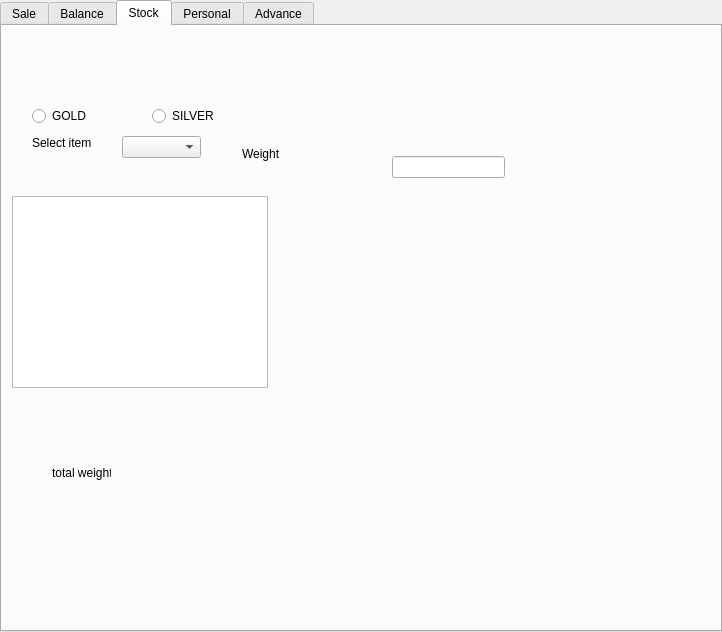
<?xml version="1.0" encoding="UTF-8"?>
<ui version="4.0">
 <class>TabWidget</class>
 <widget class="QTabWidget" name="TabWidget">
  <property name="geometry">
   <rect>
    <x>0</x>
    <y>0</y>
    <width>722</width>
    <height>632</height>
   </rect>
  </property>
  <property name="windowTitle">
   <string>TabWidget</string>
  </property>
  <property name="currentIndex">
   <number>2</number>
  </property>
  <widget class="QWidget" name="tab_2">
   <attribute name="title">
    <string>Sale</string>
   </attribute>
   <layout class="QGridLayout" name="gridLayout_3">
    <item row="2" column="1">
     <widget class="QGroupBox" name="groupBox">
      <property name="minimumSize">
       <size>
        <width>200</width>
        <height>0</height>
       </size>
      </property>
      <property name="maximumSize">
       <size>
        <width>250</width>
        <height>150</height>
       </size>
      </property>
      <property name="title">
       <string>Darab</string>
      </property>
      <layout class="QFormLayout" name="formLayout">
       <item row="0" column="0">
        <widget class="QRadioButton" name="radioButton">
         <property name="text">
          <string>Darab</string>
         </property>
        </widget>
       </item>
       <item row="2" column="0">
        <widget class="QLabel" name="label_5">
         <property name="text">
          <string>Darab RS</string>
         </property>
        </widget>
       </item>
       <item row="2" column="1">
        <widget class="QLineEdit" name="lineEdit_2"/>
       </item>
       <item row="3" column="0">
        <widget class="QLabel" name="label_6">
         <property name="text">
          <string>Remark</string>
         </property>
        </widget>
       </item>
       <item row="3" column="1">
        <widget class="QLineEdit" name="lineEdit_3"/>
       </item>
       <item row="1" column="0" colspan="2">
        <widget class="QRadioButton" name="radioButton_2">
         <property name="text">
          <string>w/o Darab</string>
         </property>
        </widget>
       </item>
      </layout>
     </widget>
    </item>
    <item row="0" column="0">
     <widget class="QGroupBox" name="gbSelectCustomer">
      <property name="minimumSize">
       <size>
        <width>0</width>
        <height>120</height>
       </size>
      </property>
      <property name="title">
       <string>Select Customer</string>
      </property>
      <layout class="QGridLayout" name="gridLayout_2">
       <item row="0" column="0">
        <widget class="QLabel" name="lVillage">
         <property name="maximumSize">
          <size>
           <width>50</width>
           <height>16777215</height>
          </size>
         </property>
         <property name="text">
          <string>Village</string>
         </property>
        </widget>
       </item>
       <item row="0" column="1">
        <widget class="QComboBox" name="cbVillage"/>
       </item>
       <item row="0" column="2">
        <widget class="QLabel" name="lName">
         <property name="maximumSize">
          <size>
           <width>50</width>
           <height>16777215</height>
          </size>
         </property>
         <property name="text">
          <string>Name</string>
         </property>
        </widget>
       </item>
       <item row="0" column="3">
        <widget class="QComboBox" name="cbName"/>
       </item>
       <item row="1" column="0">
        <widget class="QLabel" name="label_3">
         <property name="text">
          <string>Mobile No: </string>
         </property>
        </widget>
       </item>
      </layout>
     </widget>
    </item>
    <item row="3" column="1">
     <widget class="QGroupBox" name="groupBox_2">
      <property name="maximumSize">
       <size>
        <width>16777215</width>
        <height>200</height>
       </size>
      </property>
      <property name="title">
       <string>Payment</string>
      </property>
      <widget class="QLabel" name="label_7">
       <property name="geometry">
        <rect>
         <x>20</x>
         <y>50</y>
         <width>59</width>
         <height>14</height>
        </rect>
       </property>
       <property name="text">
        <string>TextLabel</string>
       </property>
      </widget>
      <widget class="QLabel" name="label_8">
       <property name="geometry">
        <rect>
         <x>20</x>
         <y>80</y>
         <width>59</width>
         <height>14</height>
        </rect>
       </property>
       <property name="text">
        <string>TextLabel</string>
       </property>
      </widget>
      <widget class="QLabel" name="label_9">
       <property name="geometry">
        <rect>
         <x>40</x>
         <y>110</y>
         <width>59</width>
         <height>14</height>
        </rect>
       </property>
       <property name="text">
        <string>TextLabel</string>
       </property>
      </widget>
     </widget>
    </item>
    <item row="0" column="1">
     <widget class="QPushButton" name="pbAddNewCustomer">
      <property name="text">
       <string>Add New Customer</string>
      </property>
     </widget>
    </item>
    <item row="1" column="0">
     <widget class="QGroupBox" name="groupBox_3">
      <property name="title">
       <string>Select Items</string>
      </property>
      <layout class="QGridLayout" name="gridLayout">
       <item row="5" column="2" colspan="3">
        <widget class="QLineEdit" name="lineEdit_6"/>
       </item>
       <item row="2" column="1" colspan="2">
        <widget class="QComboBox" name="comboBox">
         <property name="minimumSize">
          <size>
           <width>150</width>
           <height>0</height>
          </size>
         </property>
         <item>
          <property name="text">
           <string>SELECT ITEM</string>
          </property>
         </item>
        </widget>
       </item>
       <item row="2" column="3">
        <widget class="QLabel" name="label_11">
         <property name="text">
          <string>Weight</string>
         </property>
        </widget>
       </item>
       <item row="5" column="1">
        <widget class="QLabel" name="label_10">
         <property name="text">
          <string>Comment</string>
         </property>
        </widget>
       </item>
       <item row="2" column="4">
        <widget class="QLineEdit" name="lineEdit_5"/>
       </item>
       <item row="5" column="0">
        <widget class="QRadioButton" name="radioButton_4">
         <property name="text">
          <string>SILVER</string>
         </property>
        </widget>
       </item>
       <item row="2" column="0">
        <widget class="QRadioButton" name="radioButton_3">
         <property name="text">
          <string>GOLD</string>
         </property>
        </widget>
       </item>
      </layout>
     </widget>
    </item>
    <item row="2" column="0" rowspan="2">
     <widget class="QTableWidget" name="tableWidget"/>
    </item>
   </layout>
  </widget>
  <widget class="QWidget" name="tab">
   <attribute name="title">
    <string>Balance</string>
   </attribute>
   <layout class="QGridLayout" name="gridLayout_6">
    <item row="0" column="0">
     <layout class="QGridLayout" name="gridLayout_5">
      <item row="0" column="0">
       <widget class="QLabel" name="label">
        <property name="text">
         <string>Select Village</string>
        </property>
       </widget>
      </item>
      <item row="0" column="1">
       <widget class="QComboBox" name="cbSelectVillage">
        <item>
         <property name="text">
          <string>&lt;CLICK HERE&gt;</string>
         </property>
        </item>
       </widget>
      </item>
     </layout>
    </item>
    <item row="1" column="0">
     <widget class="QTableView" name="tvBalance"/>
    </item>
    <item row="2" column="0">
     <widget class="QGroupBox" name="groupBox_4">
      <property name="title">
       <string>Make Payment</string>
      </property>
      <layout class="QGridLayout" name="gridLayout_4">
       <item row="0" column="0">
        <widget class="QLabel" name="label_4">
         <property name="text">
          <string>Select Customer</string>
         </property>
        </widget>
       </item>
       <item row="0" column="1">
        <widget class="QComboBox" name="comboBox_2"/>
       </item>
       <item row="1" column="0">
        <widget class="QLabel" name="label_2">
         <property name="text">
          <string>Amount Paid</string>
         </property>
        </widget>
       </item>
       <item row="1" column="1">
        <widget class="QLineEdit" name="lineEdit"/>
       </item>
       <item row="1" column="2">
        <widget class="QPushButton" name="pushButton">
         <property name="text">
          <string>Update</string>
         </property>
        </widget>
       </item>
      </layout>
     </widget>
    </item>
   </layout>
  </widget>
  <widget class="QWidget" name="tabStock">
   <attribute name="title">
    <string>Stock</string>
   </attribute>
   <widget class="QTableView" name="tvStock">
    <property name="geometry">
     <rect>
      <x>10</x>
      <y>170</y>
      <width>256</width>
      <height>192</height>
     </rect>
    </property>
   </widget>
   <widget class="QRadioButton" name="radioButton_6">
    <property name="geometry">
     <rect>
      <x>30</x>
      <y>80</y>
      <width>100</width>
      <height>20</height>
     </rect>
    </property>
    <property name="text">
     <string>GOLD</string>
    </property>
   </widget>
   <widget class="QRadioButton" name="radioButton_7">
    <property name="geometry">
     <rect>
      <x>150</x>
      <y>80</y>
      <width>100</width>
      <height>20</height>
     </rect>
    </property>
    <property name="text">
     <string>SILVER</string>
    </property>
   </widget>
   <widget class="QComboBox" name="comboBox_3">
    <property name="geometry">
     <rect>
      <x>120</x>
      <y>110</y>
      <width>79</width>
      <height>22</height>
     </rect>
    </property>
   </widget>
   <widget class="QLineEdit" name="lineEdit_4">
    <property name="geometry">
     <rect>
      <x>390</x>
      <y>130</y>
      <width>113</width>
      <height>22</height>
     </rect>
    </property>
   </widget>
   <widget class="QLabel" name="label_12">
    <property name="geometry">
     <rect>
      <x>240</x>
      <y>120</y>
      <width>59</width>
      <height>16</height>
     </rect>
    </property>
    <property name="text">
     <string>Weight</string>
    </property>
   </widget>
   <widget class="QLabel" name="label_13">
    <property name="geometry">
     <rect>
      <x>30</x>
      <y>110</y>
      <width>59</width>
      <height>14</height>
     </rect>
    </property>
    <property name="text">
     <string>Select item</string>
    </property>
   </widget>
   <widget class="QLabel" name="label_14">
    <property name="geometry">
     <rect>
      <x>50</x>
      <y>440</y>
      <width>59</width>
      <height>14</height>
     </rect>
    </property>
    <property name="text">
     <string>total weight</string>
    </property>
   </widget>
  </widget>
  <widget class="QWidget" name="tabPersonal">
   <attribute name="title">
    <string>Personal</string>
   </attribute>
   <layout class="QFormLayout" name="formLayout_2">
    <item row="0" column="0">
     <widget class="QLabel" name="label_15">
      <property name="text">
       <string>Withdrawl amount</string>
      </property>
     </widget>
    </item>
    <item row="0" column="1">
     <widget class="QLineEdit" name="lineEdit_7"/>
    </item>
    <item row="1" column="0">
     <widget class="QLabel" name="label_16">
      <property name="text">
       <string>purpose</string>
      </property>
     </widget>
    </item>
    <item row="1" column="1">
     <widget class="QLineEdit" name="lineEdit_8"/>
    </item>
    <item row="2" column="0">
     <widget class="QLabel" name="label_17">
      <property name="text">
       <string>total cash</string>
      </property>
     </widget>
    </item>
    <item row="2" column="1">
     <widget class="QLabel" name="label_20">
      <property name="text">
       <string>TextLabel</string>
      </property>
     </widget>
    </item>
    <item row="3" column="0">
     <widget class="QLabel" name="label_18">
      <property name="text">
       <string>total worth</string>
      </property>
     </widget>
    </item>
    <item row="3" column="1">
     <widget class="QLabel" name="label_21">
      <property name="text">
       <string>TextLabel</string>
      </property>
     </widget>
    </item>
    <item row="4" column="0">
     <widget class="QLabel" name="label_19">
      <property name="text">
       <string>Total balance</string>
      </property>
     </widget>
    </item>
    <item row="4" column="1">
     <widget class="QLabel" name="label_22">
      <property name="text">
       <string>TextLabel</string>
      </property>
     </widget>
    </item>
   </layout>
  </widget>
  <widget class="QWidget" name="tabAdvance">
   <attribute name="title">
    <string>Advance</string>
   </attribute>
  </widget>
 </widget>
 <resources/>
 <connections/>
</ui>
